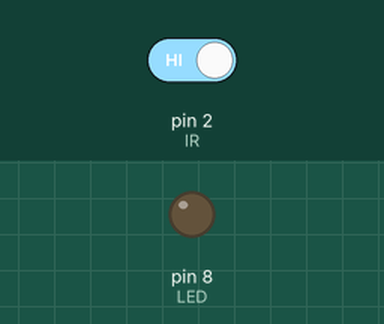
Bench run of a sketch on a simulated Arduino Uno, built with avr-gcc and run on an emulated ATmega328P. Shown: output pins drawn as LEDs (lit = HIGH). Inputs (shaded band) come from the test bench; at power-on: pin 2 (IR) HIGH. What the sketch prints to the serial monitor is not drawn.

Above: at 1.2 s.
1.3 s: pin 2 (IR) driven LOW
At 1.9 s:
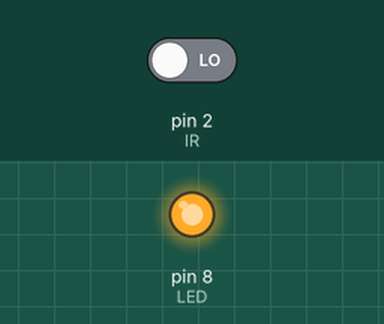
2.8 s: pin 2 (IR) driven HIGH
At 3.1 s:
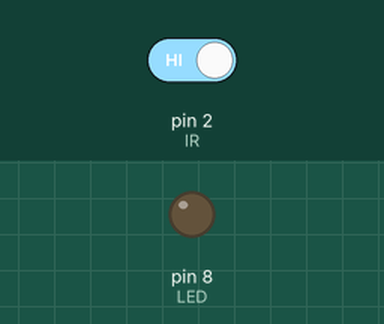
Timing chart, 0 to 5.8 s (numbered marks = the images above; inputs shaded):
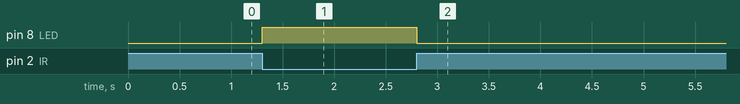

The sketch:

IR_Sensor_23.12.26.ino
```cpp
int IR = 2;
int LED = 8;


void setup() {
  pinMode(IR, INPUT);
  pinMode(LED, OUTPUT);
  Serial.begin(115200);

}

void loop() {
  int IRSensor = digitalRead(IR);
  Serial.println(IRSensor);
  if(IRSensor==LOW) {
    digitalWrite(LED, HIGH);
  }
  else {
    digitalWrite(LED, LOW);
  }
}
```

Measured:
- after the input at 1.3 s, pin 8 (LED): LOW → HIGH at once
- after the input at 2.8 s, pin 8 (LED): HIGH → LOW at once
